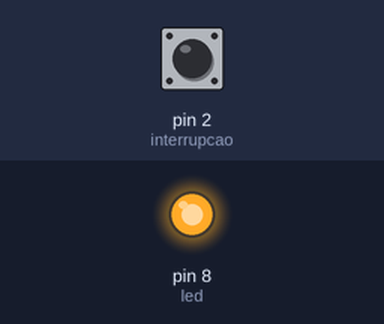
Bench run of a sketch on a simulated Arduino Uno, built with avr-gcc and run on an emulated ATmega328P. Parts: output pins drawn as LEDs (lit = HIGH). The test bench sets the inputs (shaded band); at power-on: pin 2 (interrupcao) HIGH.

Above: at 1.0 s.
At 5.5 s:
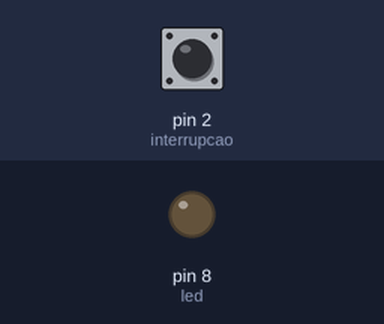
Timing chart, 0 to 6.9 s (numbered marks = the images above):
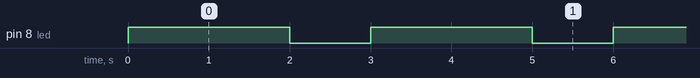

The sketch:

firmware.ino
```cpp
int led = 8;
int interrupcao = 2;
int estado;
int ligado;
int desligado;

void interrupt() {
  estado = !estado;

  if(estado==true){
    ligado = 2000;
    desligado = 1000;
  }else{
    ligado = 5000;
    desligado = 25000;
  }

}


void setup() {

  pinMode(led, OUTPUT);
  pinMode(interrupcao, INPUT_PULLUP);

  attachInterrupt(digitalPinToInterrupt(interrupcao), interrupt, FALLING);

  estado = false;
  ligado = 2000;
  desligado = 1000;

}

void loop(){

  digitalWrite(led, HIGH);
  delay(ligado);
  digitalWrite(led, LOW);
  delay(desligado);

}
```

Measured:
- by itself, pin 8 (led): alternates HIGH for 2.0 s and LOW for 1.0 s
